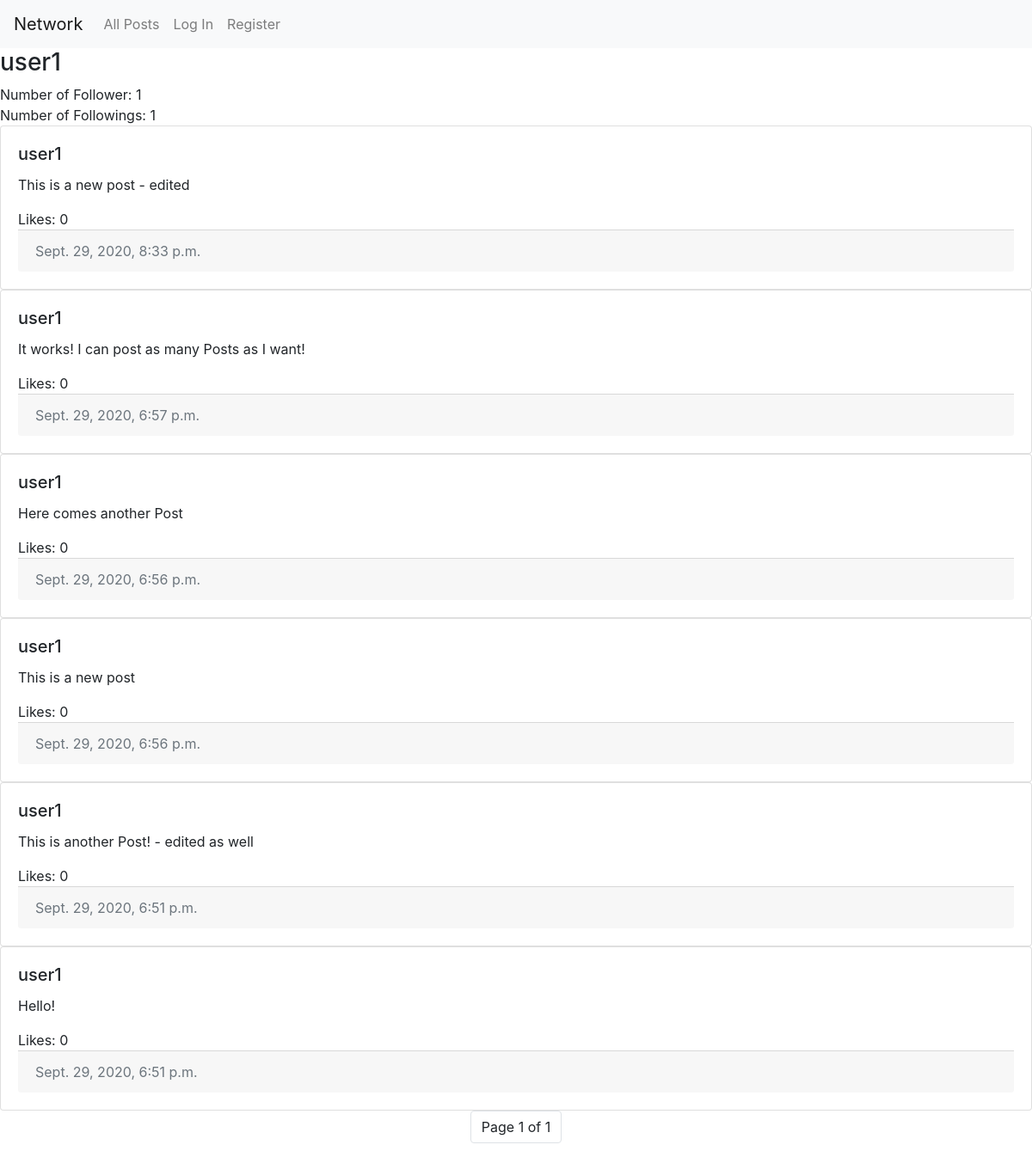
/profile/user1, run on the app's committed database.
### network/models.py (models this page shows, shortened)
class User(AbstractUser):
    pass

class Post(models.Model):
    text = models.TextField()
    user = models.ForeignKey(
        "User", on_delete=models.CASCADE, related_name="posts")
    created_at = models.DateTimeField(auto_now_add=True)
    likes = models.ManyToManyField(
        "User", blank=True, related_name="likes")

### network/views.py (the view)
# urls.py: path("profile/<str:username>", views.profile, name="profile"),
def profile(request, username):
    try:
        user = User.objects.get(username=username)
    except User.DoesNotExist:
        return JsonResponse({"error": "User not found."}, status=404)
    posts = Post.objects.filter(user=user)
    posts = posts.order_by("-created_at")
    posts = pagination(request, posts)
    try:
        if Follower.objects.filter(user=user, follower=request.user).exists():
            following = True
        else:
            following = False
    except:
        return render(request, "network/profile.html", {
            "requestedUser": user,
            "posts": posts,
        })
    return render(request, "network/profile.html", {
        "requestedUser": user,
        "posts": posts,
        "following": following
    })

### network/views.py (called while the page is built)
def pagination(request, list):
    paginator = Paginator(list, 10)
    page_number = request.GET.get('page')
    paginatedList = paginator.get_page(page_number)
    return paginatedList

### network/templates/network/profile.html (shortened to what this page needs)
{% extends "network/layout.html" %} {% load static %} {% block body %}
<div id="profile">
  <h3 id="user">{{ requestedUser.username }}</h3>
  <div id="follower">Number of Follower: {{ requestedUser.users.count }}</div>
  <div id="following">Number of Followings: {{ requestedUser.followers.count }}</div>
</div>
{% for post in posts %}
    <div class="card">
        <div class="card-body">
            <h5 class="card-title">
                <a>{{ post.user }}</a>
            </h5>
            <p id="{{post.id}}" class="card-text">{{ post.text }}</p>
            <div id="likes-{{ post.id }}">Likes: {{ post.likes.count }}</div>
            <div class="card-footer text-muted">{{ post.created_at }}</div>
        </div>
    </div>
    {% empty %}
        <div class="alert alert-info" role="alert">There are currently no posts available!</div>
    {% endfor %}
        <ul class="pagination justify-content-center">
        <li class="page-item"><a class="page-link">Page {{ posts.number }} of {{ posts.paginator.num_pages }}</a></li>
    </ul>
{% endblock %}

### data on the page
User: username "user1", users.count "1", followers.count "1"
Post: user "user1", text "This is a new post - edited", likes.count "0", created_at "Sept. 29, 2020, 8:33 p.m."
Post: user "user1", text "It works! I can post as many Posts as I want!", likes.count "0", created_at "Sept. 29, 2020, 6:57 p.m."
Post: user "user1", text "Here comes another Post", likes.count "0", created_at "Sept. 29, 2020, 6:56 p.m."
Post: user "user1", text "This is a new post", likes.count "0", created_at "Sept. 29, 2020, 6:56 p.m."
Post: user "user1", text "This is another Post! - edited as well", likes.count "0", created_at "Sept. 29, 2020, 6:51 p.m."
Post: user "user1", text "Hello!", likes.count "0", created_at "Sept. 29, 2020, 6:51 p.m."

### other printed values
{{ posts.number }} "1"
{{ posts.paginator.num_pages }} "1"
